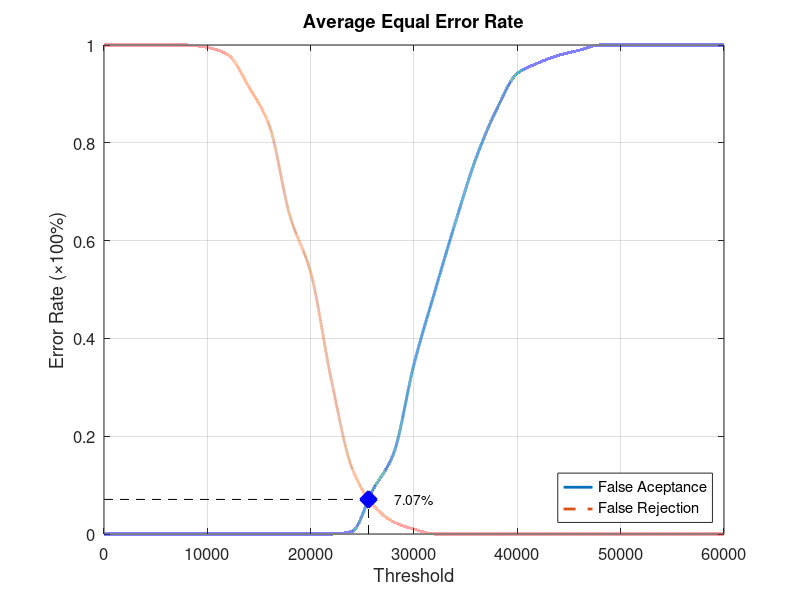
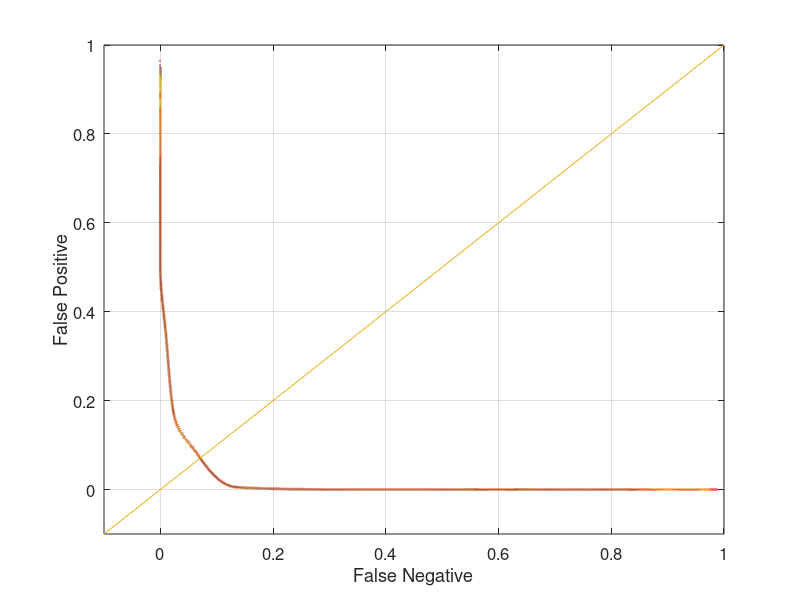

The MATLAB source for these figures, in order:
function yEER = Database1_2
close all;
clear;
clc;
x = 0:2000:60000;
xq = 0:0.5:60000;

y0 = [0 0 0 0 0 0 0 0 0 0 0 0 0.00526316 0.0894737 0.163158 0.347368 0.494737 0.636842 0.768421 0.868421 0.942105 0.963158 0.978947 0.989474 1 1 1 1 1 1 1];
yy0 = interp1(x, y0, xq, 'pchip');
y1 = [1 1 1 1 1 0.995 0.98 0.915 0.835 0.65 0.535 0.315 0.135 0.06 0.025 0.01 0 0 0 0 0 0 0 0 0 0 0 0 0 0 0];
yy1 = interp1(x, y1, xq, 'pchip');

% Calculating EER: 
y2 = abs(y0 - y1);
find(y2 == min(y2))
yy2 = abs(yy0 - yy1);
xEER = find(yy2 == min(yy2));
xEERIndex = xq(xEER) % X-axis EER
yEER = yy0(xEER) % Y-axis EER

main = figure
plot(xq, yy0,'-','LineWidth', 2);	hold on
plot(xq, yy1,'--','LineWidth', 2);	hold on
plot([xEERIndex xEERIndex], [0 yEER], 'k--');	hold on
plot([0 xEERIndex], [yEER yEER], 'k--');	hold on
plot(xEERIndex, yEER, 'bx', 'LineWidth', 10);	hold on
text(xEERIndex + 10 * xEERIndex / 100, yEER, [num2str(round((10000 * yEER)) / 100) '%'])
legend('False Aceptance', 'False Rejection', 'Location', 'SouthEast')
xlabel('Threshold')
ylabel('Error Rate (\times100%)')
title('Average Equal Error Rate')
set(gca, 'FontSize', 12)
axis([0 60000 0 1])
grid on

print(main, 'Database1_2Main', '-dpng');
FNRxFPR = figure('Color', [1 1 1]);
plot(yy1, yy0, '-', yy1, yy0, 'LineWidth', 2);
hold on
y = -0.1:0.1:1
plot(y, y); 
set(gca, 'FontSize', 12)
xlabel('False Negative')
ylabel('False Positive')
axis([-0.1 1 -0.1 1])
set(gca, 'FontSize', 12)
grid on

print(FNRxFPR, 'Database1_2FNRxFPR','-dpng');
end
